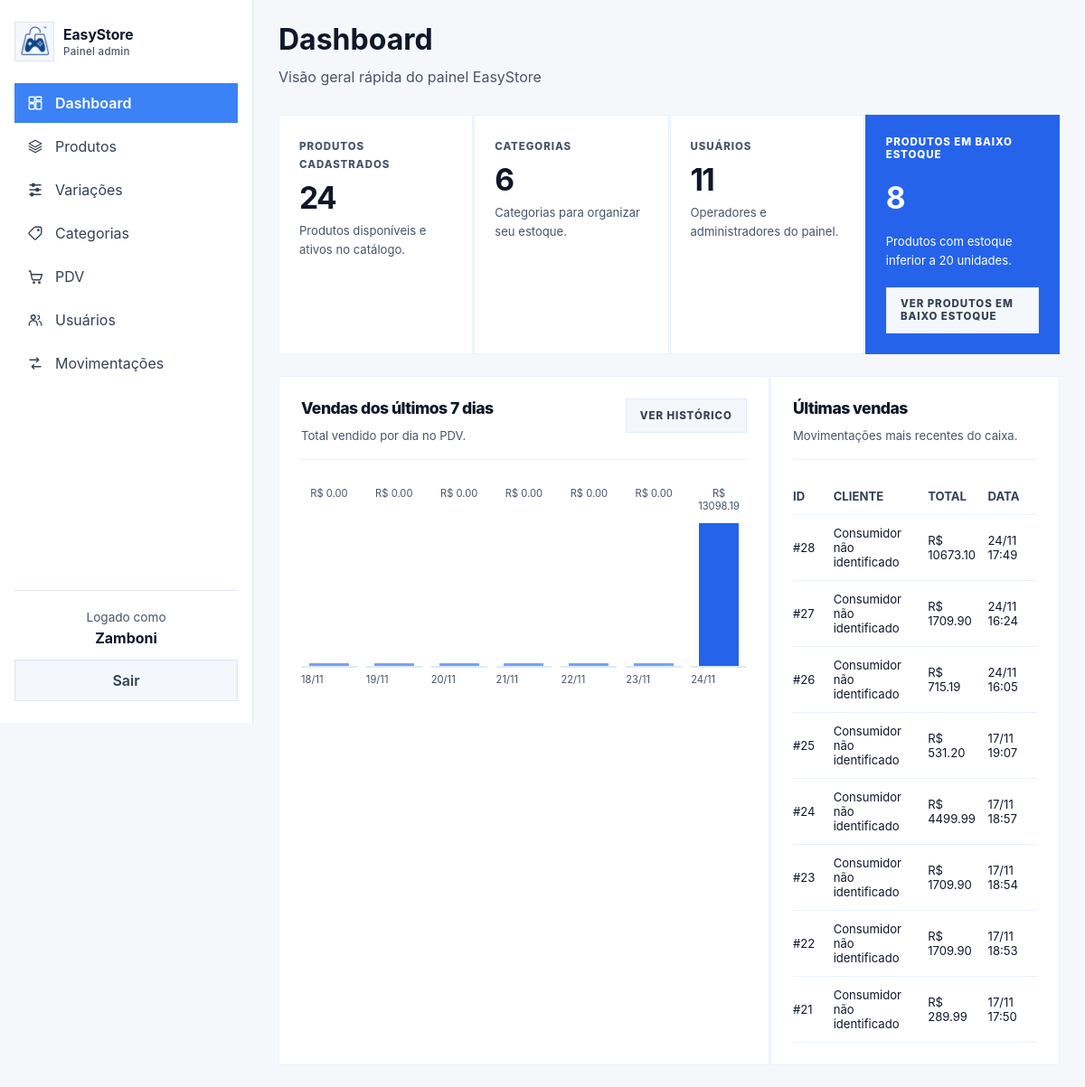
Page /admin (signed in) on the committed database.
### app/models/venda.py (models this page shows, shortened)
class Venda(Base):
    __tablename__ = "vendas"
    id = Column(
        Integer,
        primary_key=True,
        index=True
    )
    cliente_id = Column(
        Integer,
        ForeignKey("clientes.id", ondelete="SET NULL"),
        nullable=True
    )
    usuario_id = Column(
        Integer,
        ForeignKey("usuarios.id", ondelete="SET NULL"),
        nullable=True
    )
    desconto_percentual = Column(
        Float,
        nullable=False,
        default=0.0
    )
    total_bruto = Column(
        Float,
        nullable=False,
        default=0.0
    )
    total_liquido = Column(
        Float,
        nullable=False,
        default=0.0
    )
    observacao = Column(
        String(255),
        nullable=True
    )
    criado_em = Column(
        DateTime,
        server_default=func.now()
    )
    chave_idempotencia = Column(
        String(64),
        nullable=True,
        unique=True,
        index=True,
    )
    cliente = relationship(
        "Cliente",
        back_populates="vendas"
    )
    usuario = relationship(
        "Usuario",
        backref="vendas"
    )
    itens = relationship(
        "ItemVenda",
        back_populates="venda",
        cascade="all, delete-orphan"
    )
    pagamentos = relationship(
        "Pagamento",
        back_populates="venda",
        cascade="all, delete-orphan"
    )

### app/main.py (the view)
@app.get("/admin")
def admin_dashboard(
    request: Request,
    db: Session = Depends(get_db),
    admin=Depends(get_admin),
):
    total_produtos = db.query(Produto).count()
    total_categorias = db.query(Categoria).count()
    total_usuarios = db.query(Usuario).count()
    ativos_produtos = db.query(Produto).filter(Produto.ativo == True).count()
    produtos_baixo_estoque_count = (
        db.query(Produto)
        .filter(Produto.ativo == True, Produto.estoque_atual < 20)
        .count()
    )
    ultimas_vendas = (
        db.query(Venda)
        .order_by(Venda.criado_em.desc())
        .limit(8)
        .all()
    )
    hoje = datetime.now().date()
    dias_grafico = [hoje - timedelta(days=dia) for dia in range(6, -1, -1)]
    inicio_periodo = datetime.combine(dias_grafico[0], datetime.min.time())
    vendas_periodo = db.query(Venda).filter(Venda.criado_em >= inicio_periodo).all()
    totais_por_dia = {dia: 0.0 for dia in dias_grafico}
    for venda in vendas_periodo:
        if venda.criado_em:
            dia_venda = venda.criado_em.date()
            if dia_venda in totais_por_dia:
                totais_por_dia[dia_venda] += venda.total_liquido or 0.0
    maior_total = max(totais_por_dia.values()) or 1
    vendas_grafico = [
        {
            "label": dia.strftime("%d/%m"),
            "total": total,
            "percentual": round((total / maior_total) * 100),
        }
        for dia, total in totais_por_dia.items()
    ]
    total_vendas_7_dias = sum(totais_por_dia.values())
    produtos_baixo_estoque = (
        db.query(Produto)
        .filter(Produto.ativo == True, Produto.estoque_atual <= 30)
        .order_by(Produto.estoque_atual.asc(), Produto.nome.asc())
        .limit(6)
        .all()
    )
    return templates.TemplateResponse(
        request,
        "admin/index.html",
        {
            "request": request,
            "usuario": admin,
            "page_title": "Dashboard",
            "page_subtitle": "Visão geral rápida do painel EasyStore",
            "css_path": "css/dashboard.css",
            "active": "home",
            "total_produtos": total_produtos,
            "total_categorias": total_categorias,
            "total_usuarios": total_usuarios,
            "ativos_produtos": ativos_produtos,
            "vendas_grafico": vendas_grafico,
            "ultimas_vendas": ultimas_vendas,
            "total_vendas_7_dias": total_vendas_7_dias,
            "produtos_baixo_estoque_count": produtos_baixo_estoque_count,
        },
    )

### app/templates/admin/index.html
{% extends "admin/base.html" %}
{% block content %}
<div class="metric-grid">
  <div class="metric-card">
    <span class="metric-label">Produtos cadastrados</span>
    <strong class="metric-value">{{ total_produtos }}</strong>
    <p class="metric-note">Produtos disponíveis e ativos no catálogo.</p>
  </div>
  <div class="metric-card">
    <span class="metric-label">Categorias</span>
    <strong class="metric-value">{{ total_categorias }}</strong>
    <p class="metric-note">Categorias para organizar seu estoque.</p>
  </div>
  <div class="metric-card">
    <span class="metric-label">Usuários</span>
    <strong class="metric-value">{{ total_usuarios }}</strong>
    <p class="metric-note">Operadores e administradores do painel.</p>
  </div>
  <div class="metric-card accent-card stock-summary-card">
    <span class="metric-label">Produtos em baixo estoque</span>
    <strong class="metric-value">{{ produtos_baixo_estoque_count }}</strong>
    <p class="metric-note">Produtos com estoque inferior a 20 unidades.</p>
    <a href="/produtos?estoque_baixo=true" class="btn btn-secondary stock-button">Ver produtos em baixo estoque</a>
  </div>
</div>
<div class="dashboard-grid">
  <section class="dashboard-card sales-chart-card">
    <div class="dashboard-card-header">
      <div>
        <h2>Vendas dos últimos 7 dias</h2>
        <p class="metric-note">Total vendido por dia no PDV.</p>
      </div>
      <a href="/pdv/historico" class="btn btn-secondary">Ver histórico</a>
    </div>
    <div class="sales-chart">
      {% for dia in vendas_grafico %}
      {% set chart_bar_class = 'chart-bar is-empty' if dia.total == 0 else 'chart-bar' %}
      <div class="chart-column">
        <div class="chart-value">R$ {{ "%.2f"|format(dia.total) }}</div>
        <div class="chart-track">
          <div class="{{ chart_bar_class }}" style="height: {{ dia.percentual }}%;"></div>
        </div>
        <span>{{ dia.label }}</span>
      </div>
      {% endfor %}
    </div>
  </section>
  <section class="dashboard-card latest-sales-card">
    <div class="dashboard-card-header">
      <div>
        <h2>Últimas vendas</h2>
        <p class="metric-note">Movimentações mais recentes do caixa.</p>
      </div>
    </div>
    <div class="latest-sales-table">
      <div class="latest-sales-row header">
        <div>ID</div>
        <div>Cliente</div>
        <div>Total</div>
        <div>Data</div>
      </div>
      {% for venda in ultimas_vendas %}
      <a class="latest-sales-row" href="/pdv/venda/{{ venda.id }}">
        <div>#{{ venda.id }}</div>
        <div>{{ venda.cliente.nome if venda.cliente else 'Consumidor não identificado' }}</div>
        <div>R$ {{ "%.2f"|format(venda.total_liquido) }}</div>
        <div>{{ venda.criado_em.strftime('%d/%m %H:%M') if venda.criado_em else '-' }}</div>
      </a>
      {% else %}
      <div class="empty-state">Nenhuma venda registrada ainda.</div>
      {% endfor %}
    </div>
  </section>
</div>
{% endblock %}

### app/static/css/admin.css (style rules this page uses)
:root { --bg: #edf2ff; --surface: #ffffff; --surface-soft: #f8fafc; --text: #102a43; --muted: #64748b; --primary: #2563eb; --primary-dark: #1d4ed8; --success: #16a34a; --warning: #f59e0b; --danger: #dc2626; --radius: 12px; --shadow: 0 12px 30px rgba(15, 23, 42, 0.08); --transition: 0.25s ease; --color-dark: #0262bd; --color-primary: #3fa1fc; }
* { box-sizing: border-box; margin: 0; padding: 0; }
html, body { min-height: 100%; background: var(--bg); color: var(--text); font-family: 'Poppins', sans-serif; }
body { overflow-x: hidden; }
a { color: inherit; text-decoration: none; }
.btn { align-items: center; border: none; border-radius: 10px; display: inline-flex; justify-content: center; padding: 14px 22px; transition: transform var(--transition), box-shadow var(--transition), opacity var(--transition); }
.btn-secondary { background: var(--surface); box-shadow: 0 12px 28px rgba(15, 23, 42, 0.08); color: var(--text); }

### app/static/css/dashboard.css (style rules this page uses)
.metric-grid { display: grid; gap: 20px; grid-template-columns: repeat(4, minmax(180px, 1fr)); }
.metric-card, .welcome-card, .dashboard-card { background: var(--surface); border-radius: var(--radius); box-shadow: var(--shadow); }
.metric-card { padding: 28px; }
.metric-label { color: var(--muted); font-size: 0.95rem; }
.metric-value { display: block; font-size: 2.4rem; line-height: 1; margin-top: 14px; }
.metric-note { color: var(--muted); line-height: 1.7; margin-top: 12px; }
.dashboard-grid { display: grid; gap: 20px; grid-template-columns: minmax(0, 1.25fr) minmax(360px, 0.75fr); }
.dashboard-card { padding: 28px; }
.dashboard-card-header { align-items: flex-start; display: flex; gap: 16px; justify-content: space-between; margin-bottom: 24px; }
.dashboard-card-header h2 { font-size: 1.35rem; }
.sales-chart { align-items: end; display: grid; gap: 14px; grid-template-columns: repeat(7, minmax(46px, 1fr)); min-height: 260px; }
.chart-column { align-items: center; display: grid; gap: 8px; grid-template-rows: auto 180px auto; min-width: 0; }
.chart-value { color: var(--muted); font-size: 0.78rem; min-height: 34px; text-align: center; }
.chart-track { align-items: flex-end; background: transparent; border: none; border-bottom: 2px solid #dbe3ee; border-radius: 0; display: flex; height: 180px; justify-content: center; overflow: visible; padding: 0 4px; width: 100%; }
.chart-bar { background-color: #3b82f6; border-radius: 0; box-shadow: none; max-width: 44px; min-height: 0; transition: height 0.35s ease; width: 100%; }
.chart-bar.is-empty { background: #cbd5e1; height: 3px !important; max-width: 44px; opacity: 0.6; }
.chart-column span { color: var(--muted); font-size: 0.85rem; }
.latest-sales-table { display: grid; }
.latest-sales-row { align-items: center; border-bottom: 1px solid #eef2ff; display: grid; gap: 12px; grid-template-columns: 0.6fr 1.7fr 1fr 1fr; padding: 14px 0; }
.latest-sales-row.header { color: #475569; font-size: 0.82rem; font-weight: 700; text-transform: uppercase; }
a.latest-sales-row { transition: color var(--transition), transform var(--transition); }
.accent-card { background: linear-gradient(135deg, rgba(255, 255, 255, 0.96), rgba(241, 245, 249, 0.9)); }
.stock-summary-card { display: grid; gap: 12px; padding: 28px 30px; }
.stock-button { justify-self: start; margin-top: 8px; }

### app/static/css/global-loading.css (style rules this page uses)
:root { --loading-brand: #2563eb; --loading-brand-dark: #0f172a; --loading-overlay-light: rgba(248, 250, 252, 0.86); --loading-overlay-dark: rgba(15, 23, 42, 0.72); }

### rows in the picture
Venda: id "28", cliente "Consumidor não identificado", total_liquido "10673.10", criado_em "24/11 17:49"
Venda: id "27", cliente "Consumidor não identificado", total_liquido "1709.90", criado_em "24/11 16:24"
Venda: id "26", cliente "Consumidor não identificado", total_liquido "715.19", criado_em "24/11 16:05"
Venda: id "25", cliente "Consumidor não identificado", total_liquido "531.20", criado_em "17/11 19:07"
Venda: id "24", cliente "Consumidor não identificado", total_liquido "4499.99", criado_em "17/11 18:57"
Venda: id "23", cliente "Consumidor não identificado", total_liquido "1709.90", criado_em "17/11 18:54"
Venda: id "22", cliente "Consumidor não identificado", total_liquido "1709.90", criado_em "17/11 18:53"
Venda: id "21", cliente "Consumidor não identificado", total_liquido "289.99", criado_em "17/11 17:50"

### other values in the picture
{{ logged_name }} "Zamboni"
{{ page_title }} "Dashboard"
{{ page_subtitle }} "Visão geral rápida do painel EasyStore"
{{ total_produtos }} "24"
{{ total_categorias }} "6"
{{ total_usuarios }} "11"
{{ produtos_baixo_estoque_count }} "8"
{{ "%.2f"|format(dia.total) }} "0.00" "0.00" "0.00" "0.00" "0.00" "0.00" "13098.19"
{{ dia.label }} "18/11" "19/11" "20/11" "21/11" "22/11" "23/11" "24/11"
